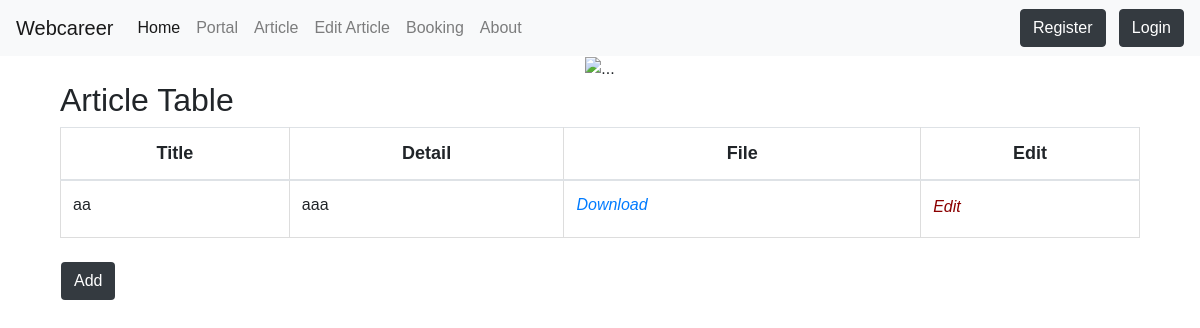
The page /portal/ on the database as committed earlier.
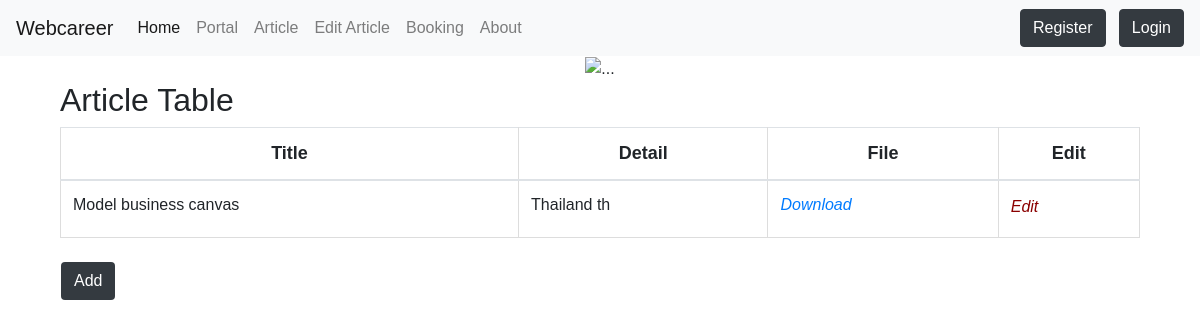
The same page on the database as committed later.
### myapp/models.py (models this page shows, shortened)
class Portal(models.Model):
    title = models.CharField(max_length=100)
    detail = models.TextField()
    file = models.FileField(upload_to='files/')
    tag = models.TextField(blank=True, null=True)
    email = models.TextField(null=True, blank=True)

### myapp/views.py (the view)
# urls.py: path('portal/', portal, name='portal'),
def portal(request):
    all_portals = Portal.objects.all()
    context = {"all_portals": all_portals}
    return render(request, "webcareer/portal.html", context)

### myapp/templates/webcareer/portal.html (shortened to what this page needs)
{% extends 'webcareer/base.html' %}
{% block content%}
<!DOCTYPE html>
<html>
<head>
</head>
<body>
<div class="container">
<h2>Article Table</h2>
<table class="table">
  <thead>
  <tr>
    <th style="font-size:18px;text-align: center;">Title</th>
    <th style="font-size:18px;text-align: center;">Detail</th>
    <th style="font-size:18px;text-align: center;">File</th>
    <th style="font-size:18px;text-align: center;">Edit</th>
  </tr>
</thead>
<tbody>
  {% for portal in all_portals %}
  <tr>
    <td>{{portal.title}}</td>
    <td>{{portal.detail}}</td>
    <td><form method="get" action="file.doc">
    <a href="{{portal.file.url}}"><i class="fa fa-address-card-o" style="font-size:16px;color:danger;">Download</i></a>
   </form></td>
   <td>
    <a href="{% url 'edit-article' portal.id %}"><i class="fa fa-file" style="font-size:16px;color:darkred;"><h5>Edit</5></i></a>
    </td>
  </tr>
  {% endfor %}
</tbody>
</table>
<div style="padding: 4px"></div>
  <div class="row">
    <div style="padding: 8px"></div>
    <a href="{% url 'add-article' %}" class="btn badge-dark">Add</a>
  </div>
  <div style="padding: 20px"></div>
</div>
</body>
</html>
{% endblock content %}

Rows that differ between the two databases and show on the page:
removed Portal: title "aa", detail "aaa"
added Portal: title "Model business canvas", detail "Thailand th"
